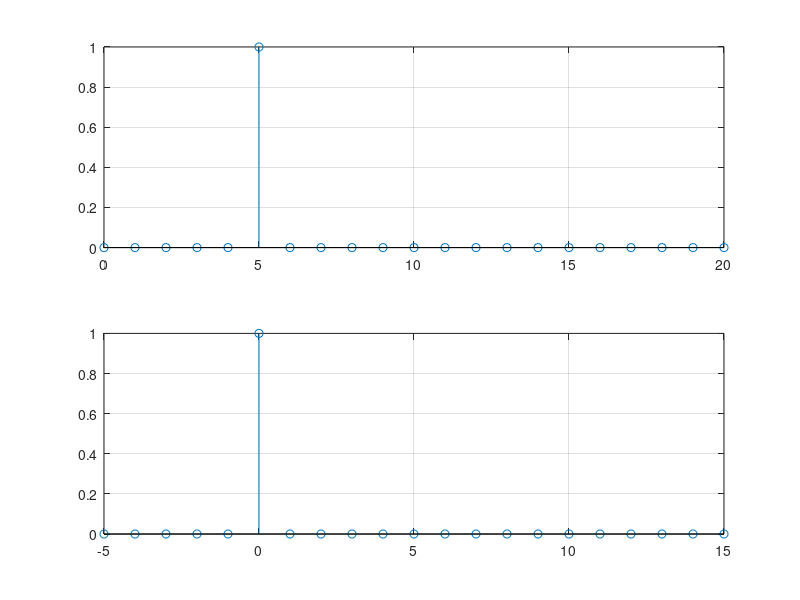
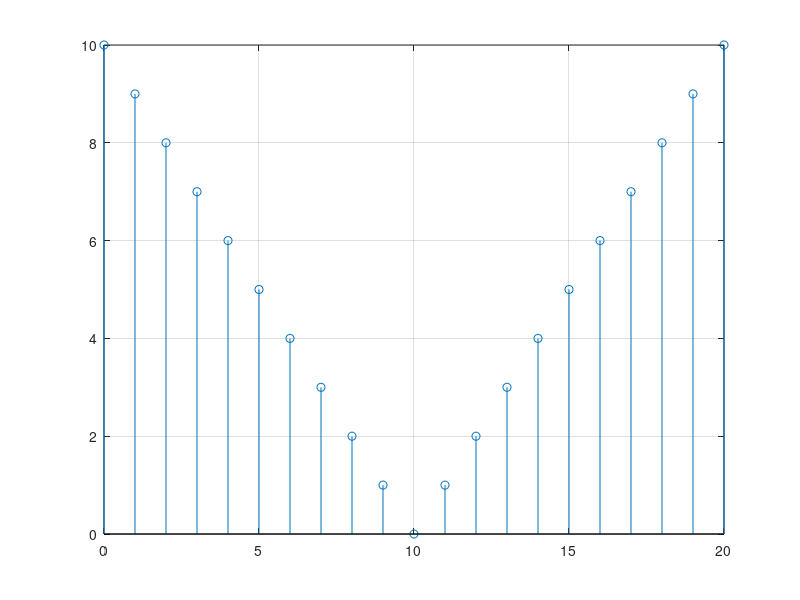
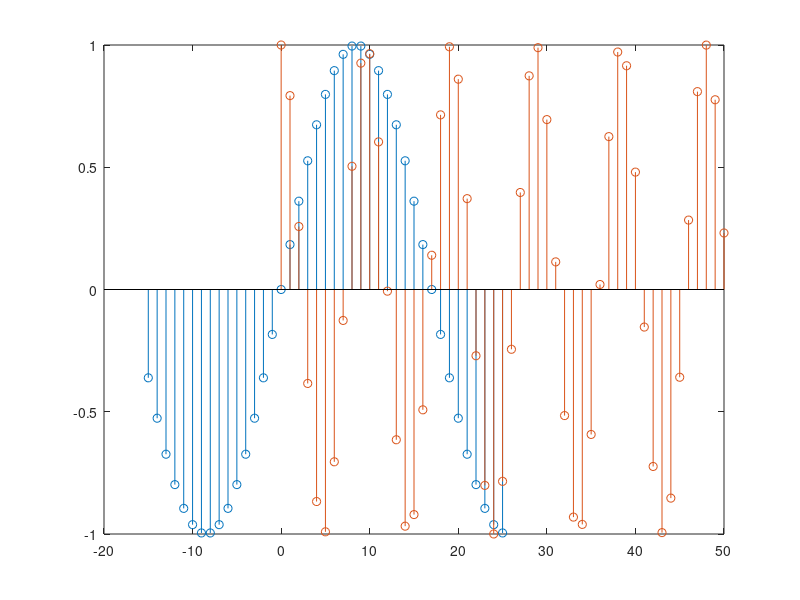
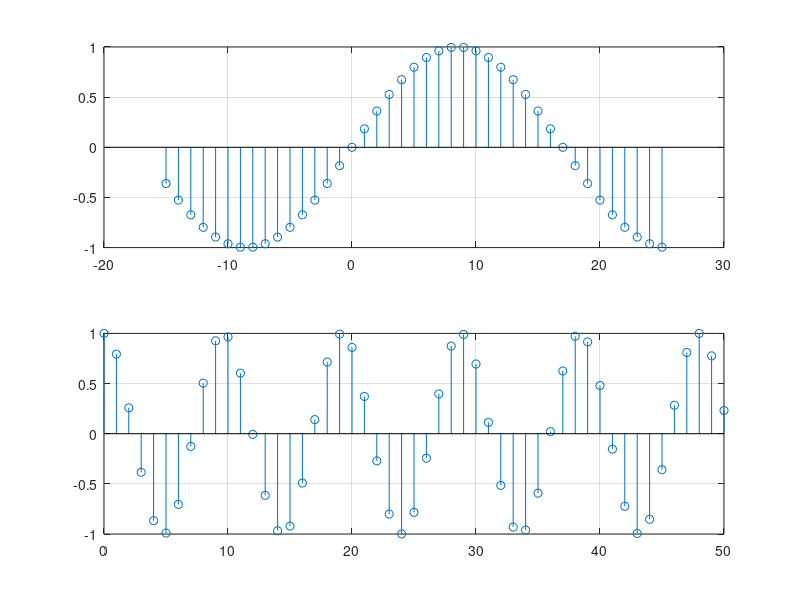

MATLAB code for these plots, in order:
%E4
%a)
z=zeros(1,21); % matrice de zerouri de aceleasi dimensiuni ca z
z(6)=1; % punem valoarea 1 ca sa obtinem z-ul cerut
n=0:20;
m=-5:15;
figure(1) % subplot luat din exemplu. cu ajutorul functiei obtinem doua
% grafice in aceasi figura
subplot(2,1,1),stem(n,z),grid 
subplot(2,1,2),stem(m,z),grid 
%b)
t=abs(10-n); % definim t-ul. Functia abs este modulul
figure(2) % afisarea dupa cum este ceruta.
stem(n,t), grid
%c) 
n1= -15:25; % definim ca n1 pentru ca vom avea nevoie cand facem graficele
x1=sin(pi*n1/17); % definirea lui x1
n2= 0:50
x2=cos(pi*n2/sqrt(23)); % definirea lui x2
figure(3) % afisarea pe acelasi grafic in timp discret
stem(n1,x1),grid 
hold on % necesar ca sa punem doua semnale pe acelasi grafic
stem(n2,x2), grid
figure (4) % afisarea in aceasi fereastra in timp discret
subplot(2,1,1),stem(n1,x1),grid
subplot(2,1,2),stem(n2,x2),grid 

figure(5) % afisarea pe acelasi grafic in timp continuu
plot(n1,x1),grid 
hold on 
plot(n2,x2), grid
figure (6) % afisarea in aceasi fereastra in mod continuu
subplot(2,1,1),plot(n1,x1),grid
subplot(2,1,2),plot(n2,x2),grid 

%% Observatie: Semnal in timp discret: momentele de timp pentru care calculam semnalul sunt finite, un semnal continuu este format dintr-un
% infinit de valori ale lui t, imposibil de realizat in software. Functia
% plot uneste punctele si incearca sa refaca semnalul continuu.